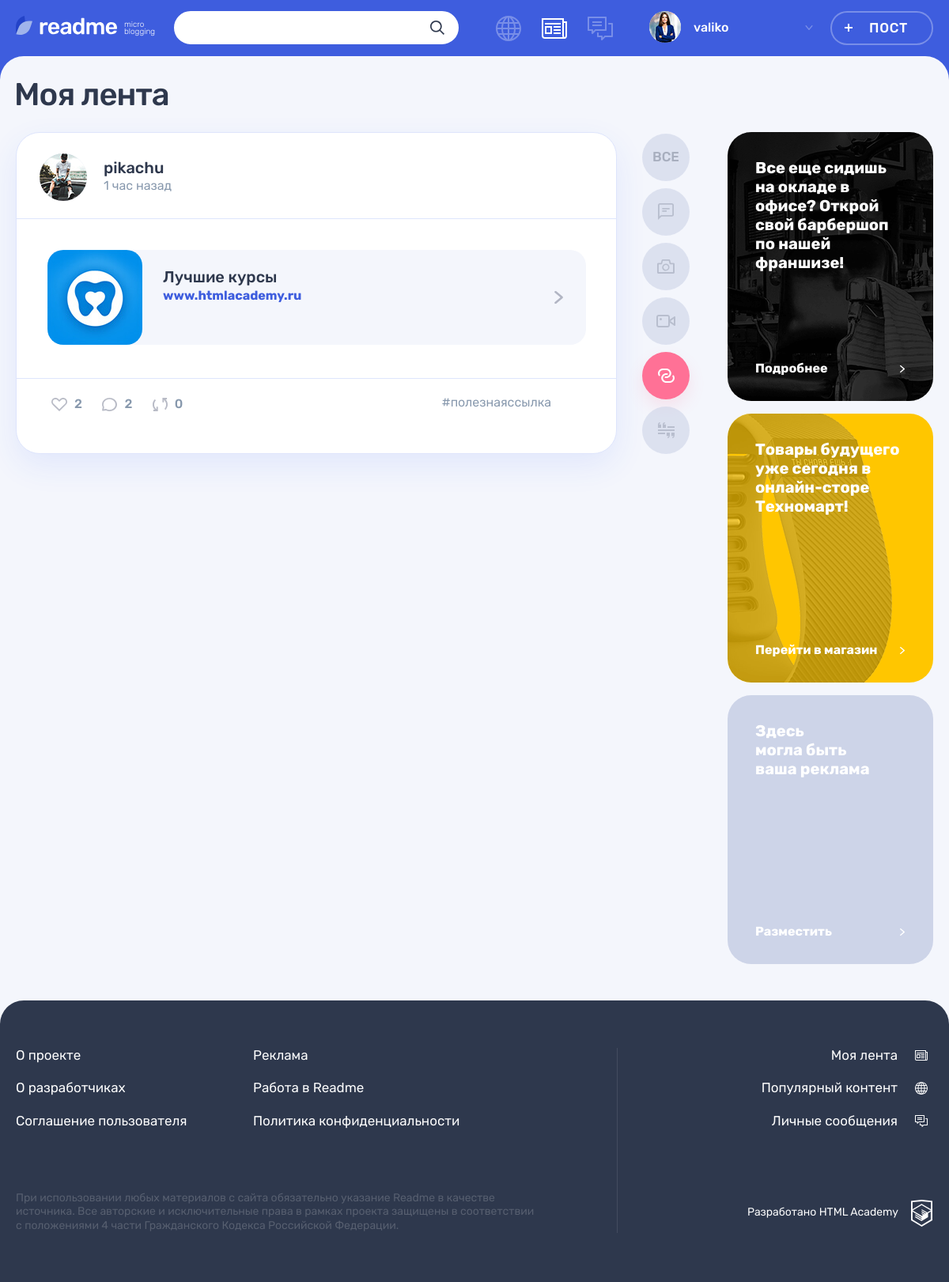
/feed.php?type=link (signed in), run on the app's committed database.
### tables this page shows
CREATE TABLE post (
    id INT PRIMARY KEY NOT NULL AUTO_INCREMENT,
    published_at TIMESTAMP DEFAULT CURRENT_TIMESTAMP,
    title VARCHAR(45) NOT NULL,
    text_content VARCHAR(200),
    quote_author VARCHAR(45),
    picture VARCHAR(100),
    video VARCHAR(100),
    link VARCHAR(100),
    watch_count INT,
    user_id INT NOT NULL,
    INDEX user_ind (user_id),
    FOREIGN KEY (user_id)
        REFERENCES user(id)
        ON DELETE CASCADE,

    type_id INT NOT NULL,
    INDEX type_ind (type_id),
    FOREIGN KEY (type_id)
        REFERENCES content_type(id)
        ON DELETE CASCADE
);

CREATE TABLE user (
    id INT PRIMARY KEY NOT NULL AUTO_INCREMENT,
    created_at TIMESTAMP DEFAULT CURRENT_TIMESTAMP,
    email VARCHAR(45) NOT NULL,
    UNIQUE INDEX email_ind (email),
    user_login VARCHAR(45) NOT NULL,
    UNIQUE INDEX user_login_ind (user_login),
    user_password VARCHAR(200),
    avatar VARCHAR(100)
);

CREATE TABLE content_type (
    id INT PRIMARY KEY NOT NULL AUTO_INCREMENT,
    title VARCHAR(30) NOT NULL,
    classname VARCHAR(30) NOT NULL
);

### helpers.php (called while the page is built, shortened)
<?php
function get_noun_plural_form(int $number, string $one, string $two, string $many): string
{
    $number = (int)$number;
    $mod10 = $number % 10;
    $mod100 = $number % 100;
    switch (true) {
        case ($mod10 === 1):
            return $one;
    }
}
function include_template($name, array $data = [])
{
    $name = 'templates/' . $name;
    extract($data);
    require $name;
    $result = ob_get_clean();
    return $result;
}
function get_date_interval_format($date, $word)
{
    $current_date = date_create('now');
    $date_interval = date_diff($date, $current_date);
    $week = floor($date_interval->d / 7);
    if ($date_interval->m >= 1) {
        return $date_interval->m . " " . get_noun_plural_form($date_interval->m, 'месяц', 'месяца', 'месяцев') . " " . $word;
    } elseif ($week >= 1) {
        return $week . " " . get_noun_plural_form($week, 'неделя', 'недели', 'недель') . " " . $word;
    } elseif ($date_interval->d >= 1) {
        return $date_interval->d . " " . get_noun_plural_form($date_interval->d, 'день', 'дня', 'дней') . " " . $word;
    } elseif ($date_interval->h >= 1) {
        return $date_interval->h . " " . get_noun_plural_form($date_interval->h, 'час', 'часа', 'часов') . " " . $word;
    };
    return $date_interval->i . " " . get_noun_plural_form($date_interval->i, 'минута', 'минуты', 'минут') . " " . $word;
}
function db_get_query($value, $connect, $sql)
{
    $result = mysqli_query($connect, $sql);
    if ($value == 'all') {
        return mysqli_fetch_all($result, MYSQLI_ASSOC);
    } elseif ($value == 'assoc') {
        return mysqli_fetch_assoc($result);
    } else {
        die("Уточните передаваемые данные");
    };
}

### hashtags.php (called while the page is built)
<?php
require_once('helpers.php');
$connect = db_set_connection();
$sql_hashtag_query = "SELECT hashtag.hashtag, hp.post_id
                      FROM hashtag
                            LEFT JOIN hashtags_posts hp ON hashtag.id = hp.hashtag_id
                            ORDER BY post_id";
$sql_hashtags = db_get_query('all', $connect, $sql_hashtag_query);
$hashtags = [];
foreach ($sql_hashtags as $sql_hashtag) {
    $post_id = $sql_hashtag['post_id'];
    if (empty($hashtags[$post_id])) {
        $hashtags[$post_id] = [];
    }
    array_push($hashtags[$post_id], $sql_hashtag['hashtag']);
}

### templates/feed-layout.php (the view, shortened to what this page needs)
<main class="page__main page__main--feed">
    <div class="container">
        <h1 class="page__title page__title--feed">Моя лента</h1>
    </div>
    <div class="page__main-wrapper container">
        <section class="feed">
            <div class="feed__main-wrapper">
                <div class="feed__wrapper">
                    <?php foreach ($posts as $post): ?>
                    <article class="feed__post post post-<?php echo $post['classname']; ?>">
                        <header class="post__header post__author">
                            <a class="post__author-link" href="<?php echo('/profile.php' . '?user_id=' . $post['user_id']) . '&tab=posts';?>" title="Автор">
                                <div class="post__avatar-wrapper">
                                    <?php if (!empty($post['avatar'])): ?>
                                    <img class="post__author-avatar" src="../uploads/avatars/<?php echo $post['avatar']; ?>" alt="Аватар пользователя" width="60" height="60">
                                    <?php endif; ?>
                                </div>
                                <div class="post__info">
                                    <b class="post__author-name"><?=$post['user_login']; ?></b>
                                    <span class="post__time"><?=get_date_interval_format(date_create($post['published_at']), 'назад');?></span>
                                </div>
                            </a>
                        </header>
                        <div class="post__main">
                        <?php if ($post['classname'] === 'photo'): ?>
                            <h2><a href="#"><?=$post['title'];?></a></h2>
                            <div class="post-photo__image-wrapper">
                                <img src="uploads/<?php echo $post['picture'];?>" alt="Фото от пользователя" width="760" height="396">
                            </div>
                        <?php elseif ($post['classname'] === 'text'): ?>
                            <h2><a href="#"><?=$post['title'];?></a></h2>
                            <p><?=get_cut_text($post['text_content']);?></p>
                        <?php elseif ($post['classname'] === 'link'): ?>
                            <div class="post-link__wrapper">
                                <a class="post-link__external" href="<?php echo $post['link']; ?>" title="Перейти по ссылке">
                                    <div class="post-link__icon-wrapper">
                                        <img src="img/logo-vita.jpg" alt="Иконка">
                                    </div>
                                    <div class="post-link__info">
                                        <h3><?=$post['title'];?></h3>
                                        <span><?=$post['link'];?></span>
                                    </div>
                                    <svg class="post-link__arrow" width="11" height="16">
                                        <use xlink:href="#icon-arrow-right-ad"></use>
                                    </svg>
                                </a>
                            </div>
                        <?php endif; ?>
                        </div>
                        <footer class="post__footer post__indicators">
                            <div class="post__buttons">
                                <a class="post__indicator post__indicator--likes button" href="<?php echo('/likes.php' . '?post_id=' . $post['id'])?>" title="Лайк">
                                    <svg class="post__indicator-icon" width="20" height="17">
                                        <use xlink:href="#icon-heart"></use>
                                    </svg>
                                    <span><?=$post['total_likes'];?></span>
                                </a>
                                <a class="post__indicator post__indicator--comments button" href="#" title="Комментарии">
                                    <svg class="post__indicator-icon" width="19" height="17">
                                        <use xlink:href="#icon-comment"></use>
                                    </svg>
                                    <span><?=$post['total_comm'];?></span>
                                </a>
                                <a class="post__indicator post__indicator--repost button" href="<?php echo('/repost.php' . '?post_id=' . $post['id']);?>" title="Репост">
                                    <svg class="post__indicator-icon" width="19" height="17">
                                        <use xlink:href="#icon-repost"></use>
                                    </svg>
                                    <span><?=$post['repost_count'];?></span>
                                </a>
                            </div>
                            <ul class="post__tags">
                                <?php if (key_exists($post['id'], $hashtags)):?><?php foreach ($hashtags[$post['id']] as $hashtag): ?>
                                    <li><a href="<?php echo('search.php' . '?q=%23' . $hashtag);?>">#<?=$hashtag;?>
                                    <?php endforeach;?></a></li>
                                <?php endif;?>
                            </ul>
                        </footer>
                    </article>
                    <?php endforeach; ?>
                </div>
            </div>
            <ul class="feed__filters filters">
                <li class="feed__filters-item filters__item">
                    <a class="filters__button <?php if ($type_classname == ''): echo('filters__button--active');?>
                        <?php endif; ?>" href="<?php echo $url; ?>">
                        <span>Все</span>
                    </a>
                </li>
                <?php foreach ($types as $type):?>
                <li class="feed__filters-item filters__item">
                    <a class="filters__button filters__button--<?php echo $type['classname']; ?> button <?php if ($type['classname'] === $type_classname):?><?php echo('filters__button--active');?><?php endif;?>" href="<?php echo($url . '?type=' . $type['classname']);?>">
                        <svg class="filters__icon"
                        <?php if ($type['classname'] === 'photo'): ?>
                            <?php echo 'width="22" height="18"'; ?>
                        <?php elseif ($type['classname'] === 'video'): ?>
                            <?php echo 'width="24" height="16"'; ?>
                        <?php elseif ($type['classname'] === 'text'): ?>
                            <?php echo 'width="20" height="21"'; ?>
                        <?php elseif ($type['classname'] === 'quote'): ?>
                            <?php echo 'width="21" height="20"'; ?>
                        <?php elseif ($type['classname'] === 'link'): ?>
                            <?php echo 'width="21" height="18"'; ?>
                        <?php endif; ?>>
                            <use xlink:href="#icon-filter-<?php echo $type['classname']; ?>"></use>
                        </svg>
                    </a>
                </li>
                <?php endforeach; ?>
            </ul>
        </section>
        <aside class="promo">
            <article class="promo__block promo__block--barbershop">
                <p class="promo__text">
                    Все еще сидишь на окладе в офисе? Открой свой барбершоп по нашей франшизе!
                </p>
                <a class="promo__link" href="#">
                    Подробнее
                </a>
            </article>
            <article class="promo__block promo__block--technomart">
                <p class="promo__text">
                    Товары будущего уже сегодня в онлайн-сторе Техномарт!
                </p>
                <a class="promo__link" href="#">
                    Перейти в магазин
                </a>
            </article>
            <article class="promo__block">
                <p class="promo__text">
                    Здесь<br> могла быть<br> ваша реклама
                </p>
                <a class="promo__link" href="#">
                    Разместить
                </a>
            </article>
        </aside>
    </div>
</main>

### data on the page
post: user.avatar (picture), user.user_login "pikachu", published_at "1 час назад", title "Лучшие курсы", link "www.htmlacademy.ru", total_likes "2", total_comm "2", repost_count "0", id "полезнаяссылка"

### other printed values
$user_name "valiko"
